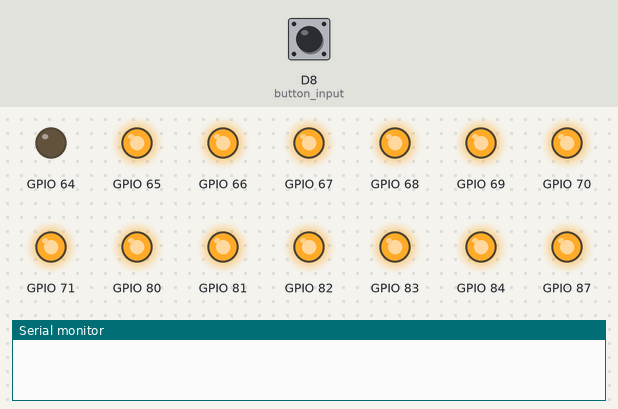
A program run on a simulated ESP8266 (Wemos D1 mini). On the bench: output pins drawn as LEDs (lit = HIGH), the last lines printed to the serial monitor. Inputs (shaded band) come from the test bench; at power-on: D8 (button_input) HIGH.

Above: at 0.1 s.
At 9.4 s:
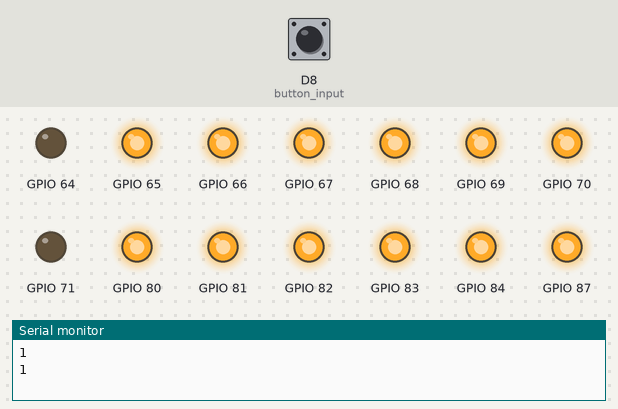
9.5 s: D8 (button_input) pulled LOW for 2.2 s
At 11.5 s:
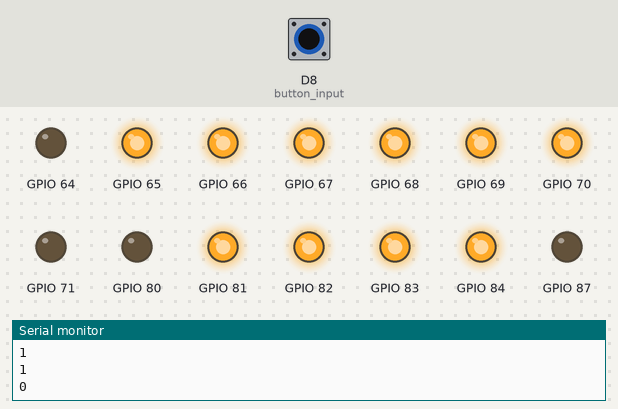
Timing chart, 0 to 19.2 s (numbered marks = the images above; inputs shaded):
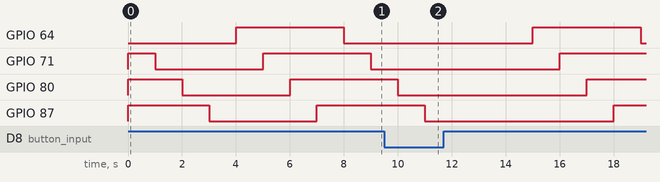

The program:

main.cpp
```cpp
/*
 Blink led on PIN0
 by Mischianti Renzo <http://www.mischianti.org>
 https://www.mischianti.org/2019/01/02/pcf8574-i2c-digital-i-o-expander-fast-easy-usage/
*/

#include <Arduino.h>
#include <PCF8574.h>

// Set i2c address
PCF8574 pcf8574_1(0x20);
PCF8574 pcf8574_2(0x21);

int buttonStatus = 0;

void setup()
{
	Serial.begin(115200);
  pinMode(A0, INPUT);
  pinMode(D8,INPUT_PULLUP); //button input

	// Set pinMode to OUTPUT
	for (int i = 0; i<=7; i++){
    pcf8574_1.pinMode(i, OUTPUT);
    pcf8574_2.pinMode(i, OUTPUT);
  }

	//pcf8574.pinMode(P1, INPUT);
	pcf8574_1.begin();
  pcf8574_2.begin();

	// Write all Pins HIGH (off)
	for (int i = 0; i<=7; i++){
    pcf8574_1.digitalWrite(i, HIGH);
    pcf8574_2.digitalWrite(i, HIGH);
  }

}

void loop()
{

    if (digitalRead(D8)== HIGH){
      if (buttonStatus == 0 ) {
        buttonStatus = 1;
      }
      else if (buttonStatus == 1  ) {
        buttonStatus = 0;
      }
    }


  if (buttonStatus == 1) {
    pcf8574_1.digitalWrite(0, LOW);
    delay(1000);
    pcf8574_1.digitalWrite(7, LOW);
    delay(1000);
    pcf8574_2.digitalWrite(0, LOW);
    delay(1000);
    pcf8574_2.digitalWrite(7, LOW);
  }
  else if (buttonStatus == 0){
  	delay(1000);
    pcf8574_1.digitalWrite(0, HIGH);
    delay(1000);
    pcf8574_1.digitalWrite(7, HIGH);
    delay(1000);
    pcf8574_2.digitalWrite(0, HIGH);
    delay(1000);
    pcf8574_2.digitalWrite(7, HIGH);
    delay(1000);
  }

  Serial.println(digitalRead(D8));
}
```
